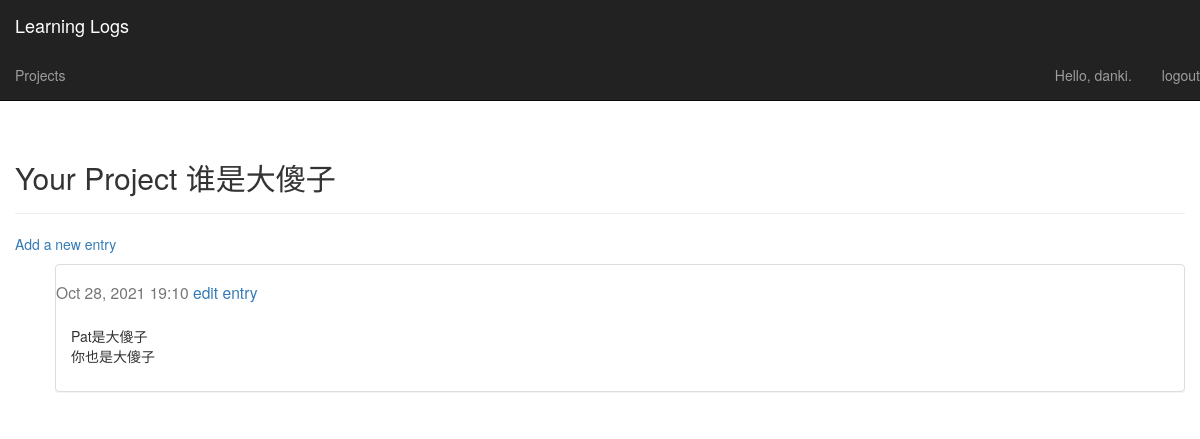
Screenshot of /projects/6/ (signed in) with the database file from the repository.
### learning_logs/models.py (models this page shows, shortened)
class Project(models.Model):
    project_name = models.CharField(max_length=50)
    project_description = models.CharField(max_length=200)
    start_date = models.DateTimeField(auto_now_add=True)
    owner = models.ForeignKey(User,
                              on_delete=models.CASCADE)
    def __str__(self):
        return self.project_name

class Entry(models.Model):
    project = models.ForeignKey(Project,
                                on_delete=models.CASCADE)
    entry_name = models.TextField()
    date_added = models.DateTimeField(auto_now_add=True)
    class Meta:
        verbose_name_plural = 'entries'

### learning_logs/views.py (the view)
# urls.py: url(r'^projects/(?P<project_id>\d+)/$', views.project, name='project'),
@login_required
def project(request, project_id):
    print("http reponse from project function")
    project = Project.objects.get(id=project_id)
    if project.owner != request.user:
        raise Http404
    entries = project.entry_set.order_by('date_added')
    context = {'project': project,
               'entries': entries}
    return render(request, 'learning_logs/project.html', context)

### learning_logs/templates/learning_logs/project.html
{% extends "learning_logs/base.html" %}
{% load bootstrap3 %}
{% block header %}
    <h2>Your Project {{project}}</h2>
{% endblock header %}
{% block content %}
    <p>
        <a href="{% url 'learning_logs:new_entry' project.id%}">
            Add a new entry
        </a>
    </p>
    <ul>
        {% for entry in entries %}
        <div class="panel panel-default">
            <div class="panel-headning">
                <h3>
                    <small>
                        {{entry.date_added|date:'M d, Y H:i'}}
                    <a href="{% url 'learning_logs:edit_entry' entry.id%}">
                        edit entry
                    </a>
                    </small>
                </h3>
            </div>
            <div class="panel-body">
                {{entry.entry_name|linebreaks}}
            </div>
        </div>
        {% empty %}
        There are no entries to this project yet.
        {% endfor %}
    </ul>
{% endblock content %}

### learning_logs/templates/learning_logs/base.html (shortened to what this page needs)
{% load bootstrap3 %}
<html lang="en">
    <head>
        {% bootstrap_css %}
    </head>
    <body>
        <nav class="navbar navbar-inverse navbar-static-top">
            <div class="container-fluid">
                <a class="navbar-brand" href="{% url 'learning_logs:index'%}">
                    Learning Logs</a>
            </div>
            <div class="navbar-collapse collapse" id="navbar">
                <ul class="nav navbar-nav">
                    <li>
                        <a href="{% url 'learning_logs:projects'%}">Projects</a>
                    </li>
                </ul >
                <ul class="nav navbar-nav navbar-right">
                    {% if user.is_authenticated %}
                    <li class="nav-item"><a>Hello, {{user.username}}.</a></li>
                    <li class="nav-item">
                        <a class="nav-link"
                           href="{% url 'users:logout'%}">logout</a>
                    </li>
                    {% endif %}
                </ul>
            </div>
        </nav>
        <div class="container-fluid">
            <div class="page-header">
                {% block header %}{% endblock header %}
            </div>
            <div>
                {% block content %}{% endblock content %}
            </div>
        </div>
    </body>

### rows the page displays
Project: project_name "谁是大傻子"
Entry: date_added "Oct 28, 2021 19:10", entry_name "Pat是大傻子 你也是大傻子"

### other values shown
{{ user.username }} "danki"
